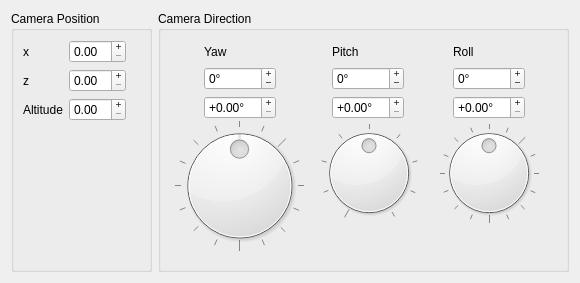
<ui version="4.0" >
 <class>CameraSettings</class>
 <widget class="QWidget" name="CameraSettings" >
  <property name="geometry" >
   <rect>
    <x>0</x>
    <y>0</y>
    <width>578</width>
    <height>281</height>
   </rect>
  </property>
  <property name="sizePolicy" >
   <sizepolicy vsizetype="Fixed" hsizetype="Fixed" >
    <horstretch>0</horstretch>
    <verstretch>0</verstretch>
   </sizepolicy>
  </property>
  <property name="windowTitle" >
   <string>Camera Settings</string>
  </property>
  <layout class="QHBoxLayout" name="horizontalLayout_2" >
   <property name="sizeConstraint" >
    <enum>QLayout::SetDefaultConstraint</enum>
   </property>
   <item>
    <layout class="QHBoxLayout" name="horizontalLayout" >
     <item>
      <widget class="QGroupBox" name="groupBox" >
       <property name="minimumSize" >
        <size>
         <width>141</width>
         <height>261</height>
        </size>
       </property>
       <property name="maximumSize" >
        <size>
         <width>141</width>
         <height>261</height>
        </size>
       </property>
       <property name="title" >
        <string>Camera Position</string>
       </property>
       <layout class="QFormLayout" name="formLayout_2" >
        <item row="0" column="0" >
         <layout class="QFormLayout" name="formLayout" >
          <item row="0" column="0" >
           <widget class="QLabel" name="label" >
            <property name="text" >
             <string>x</string>
            </property>
           </widget>
          </item>
          <item row="1" column="0" >
           <widget class="QLabel" name="label_2" >
            <property name="text" >
             <string>z</string>
            </property>
           </widget>
          </item>
          <item row="2" column="0" >
           <widget class="QLabel" name="label_3" >
            <property name="text" >
             <string>Altitude</string>
            </property>
           </widget>
          </item>
          <item row="0" column="1" >
           <widget class="QDoubleSpinBox" name="doubleSpinBox_4" >
            <property name="buttonSymbols" >
             <enum>QAbstractSpinBox::PlusMinus</enum>
            </property>
           </widget>
          </item>
          <item row="1" column="1" >
           <widget class="QDoubleSpinBox" name="doubleSpinBox_5" >
            <property name="buttonSymbols" >
             <enum>QAbstractSpinBox::PlusMinus</enum>
            </property>
           </widget>
          </item>
          <item row="2" column="1" >
           <widget class="QDoubleSpinBox" name="doubleSpinBox_6" >
            <property name="buttonSymbols" >
             <enum>QAbstractSpinBox::PlusMinus</enum>
            </property>
           </widget>
          </item>
         </layout>
        </item>
       </layout>
      </widget>
     </item>
     <item>
      <widget class="QGroupBox" name="groupBox_2" >
       <property name="minimumSize" >
        <size>
         <width>411</width>
         <height>261</height>
        </size>
       </property>
       <property name="maximumSize" >
        <size>
         <width>411</width>
         <height>261</height>
        </size>
       </property>
       <property name="title" >
        <string>Camera Direction</string>
       </property>
       <widget class="QDial" name="dial" >
        <property name="geometry" >
         <rect>
          <x>11</x>
          <y>109</y>
          <width>141</width>
          <height>131</height>
         </rect>
        </property>
        <property name="minimum" >
         <number>-180</number>
        </property>
        <property name="maximum" >
         <number>180</number>
        </property>
        <property name="wrapping" >
         <bool>true</bool>
        </property>
        <property name="notchTarget" >
         <double>22.500000000000000</double>
        </property>
        <property name="notchesVisible" >
         <bool>true</bool>
        </property>
       </widget>
       <widget class="QDial" name="dial_2" >
        <property name="geometry" >
         <rect>
          <x>161</x>
          <y>112</y>
          <width>100</width>
          <height>100</height>
         </rect>
        </property>
        <property name="minimum" >
         <number>-90</number>
        </property>
        <property name="maximum" >
         <number>90</number>
        </property>
        <property name="notchTarget" >
         <double>22.500000000000000</double>
        </property>
        <property name="notchesVisible" >
         <bool>true</bool>
        </property>
       </widget>
       <widget class="QDial" name="dial_3" >
        <property name="geometry" >
         <rect>
          <x>281</x>
          <y>112</y>
          <width>100</width>
          <height>100</height>
         </rect>
        </property>
        <property name="minimum" >
         <number>-180</number>
        </property>
        <property name="maximum" >
         <number>180</number>
        </property>
        <property name="wrapping" >
         <bool>true</bool>
        </property>
        <property name="notchTarget" >
         <double>22.500000000000000</double>
        </property>
        <property name="notchesVisible" >
         <bool>true</bool>
        </property>
       </widget>
       <widget class="QWidget" name="layoutWidget_2" >
        <property name="geometry" >
         <rect>
          <x>295</x>
          <y>31</y>
          <width>72</width>
          <height>77</height>
         </rect>
        </property>
        <layout class="QVBoxLayout" name="verticalLayout" >
         <item>
          <widget class="QLabel" name="label_6" >
           <property name="text" >
            <string>Roll</string>
           </property>
          </widget>
         </item>
         <item>
          <widget class="QSpinBox" name="spinBox_3" >
           <property name="buttonSymbols" >
            <enum>QAbstractSpinBox::PlusMinus</enum>
           </property>
           <property name="suffix" >
            <string>°</string>
           </property>
           <property name="prefix" >
            <string/>
           </property>
           <property name="minimum" >
            <number>-180</number>
           </property>
           <property name="maximum" >
            <number>180</number>
           </property>
          </widget>
         </item>
         <item>
          <widget class="QDoubleSpinBox" name="doubleSpinBox_3" >
           <property name="buttonSymbols" >
            <enum>QAbstractSpinBox::PlusMinus</enum>
           </property>
           <property name="prefix" >
            <string>+</string>
           </property>
           <property name="suffix" >
            <string>°</string>
           </property>
           <property name="maximum" >
            <double>1.000000000000000</double>
           </property>
           <property name="singleStep" >
            <double>0.010000000000000</double>
           </property>
          </widget>
         </item>
        </layout>
       </widget>
       <widget class="QWidget" name="layoutWidget_3" >
        <property name="geometry" >
         <rect>
          <x>174</x>
          <y>31</y>
          <width>72</width>
          <height>77</height>
         </rect>
        </property>
        <layout class="QVBoxLayout" name="verticalLayout_2" >
         <item>
          <widget class="QLabel" name="label_5" >
           <property name="text" >
            <string>Pitch</string>
           </property>
          </widget>
         </item>
         <item>
          <widget class="QSpinBox" name="spinBox_2" >
           <property name="buttonSymbols" >
            <enum>QAbstractSpinBox::PlusMinus</enum>
           </property>
           <property name="suffix" >
            <string>°</string>
           </property>
           <property name="prefix" >
            <string/>
           </property>
           <property name="minimum" >
            <number>-180</number>
           </property>
           <property name="maximum" >
            <number>180</number>
           </property>
          </widget>
         </item>
         <item>
          <widget class="QDoubleSpinBox" name="doubleSpinBox_2" >
           <property name="buttonSymbols" >
            <enum>QAbstractSpinBox::PlusMinus</enum>
           </property>
           <property name="prefix" >
            <string>+</string>
           </property>
           <property name="suffix" >
            <string>°</string>
           </property>
           <property name="maximum" >
            <double>1.000000000000000</double>
           </property>
           <property name="singleStep" >
            <double>0.010000000000000</double>
           </property>
          </widget>
         </item>
        </layout>
       </widget>
       <widget class="QWidget" name="layoutWidget_4" >
        <property name="geometry" >
         <rect>
          <x>46</x>
          <y>31</y>
          <width>72</width>
          <height>77</height>
         </rect>
        </property>
        <layout class="QVBoxLayout" name="verticalLayout_3" >
         <item>
          <widget class="QLabel" name="label_4" >
           <property name="text" >
            <string>Yaw</string>
           </property>
          </widget>
         </item>
         <item>
          <widget class="QSpinBox" name="spinBox" >
           <property name="buttonSymbols" >
            <enum>QAbstractSpinBox::PlusMinus</enum>
           </property>
           <property name="suffix" >
            <string>°</string>
           </property>
           <property name="prefix" >
            <string/>
           </property>
           <property name="minimum" >
            <number>-180</number>
           </property>
           <property name="maximum" >
            <number>180</number>
           </property>
          </widget>
         </item>
         <item>
          <widget class="QDoubleSpinBox" name="doubleSpinBox" >
           <property name="buttonSymbols" >
            <enum>QAbstractSpinBox::PlusMinus</enum>
           </property>
           <property name="prefix" >
            <string>+</string>
           </property>
           <property name="suffix" >
            <string>°</string>
           </property>
           <property name="maximum" >
            <double>1.000000000000000</double>
           </property>
           <property name="singleStep" >
            <double>0.010000000000000</double>
           </property>
          </widget>
         </item>
        </layout>
       </widget>
      </widget>
     </item>
    </layout>
   </item>
  </layout>
 </widget>
 <resources/>
 <connections/>
</ui>
